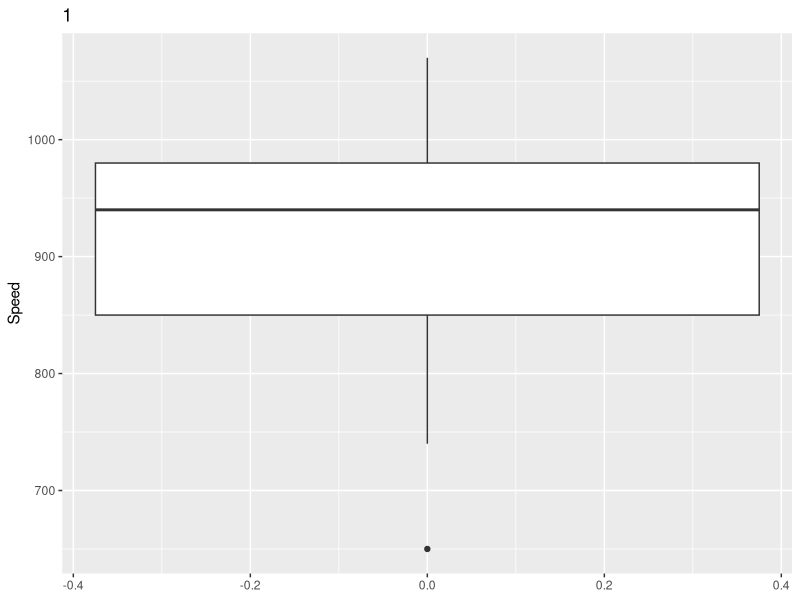
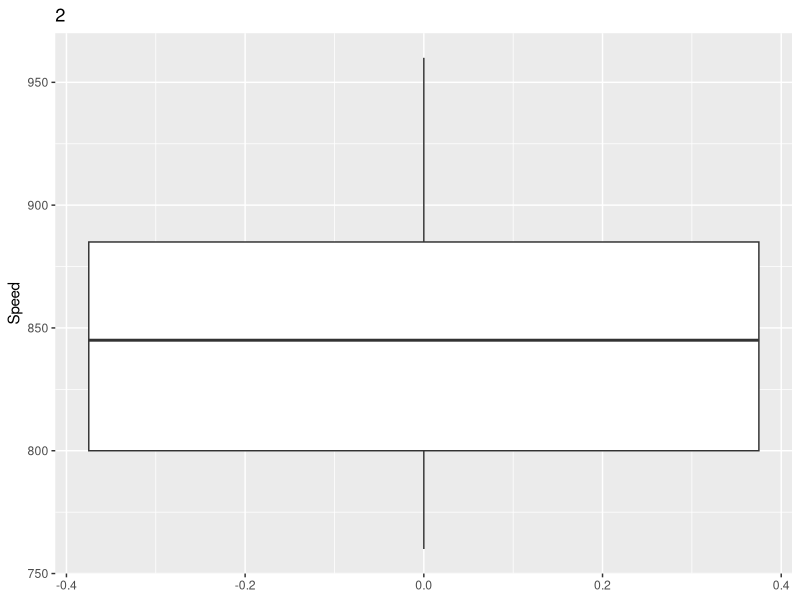
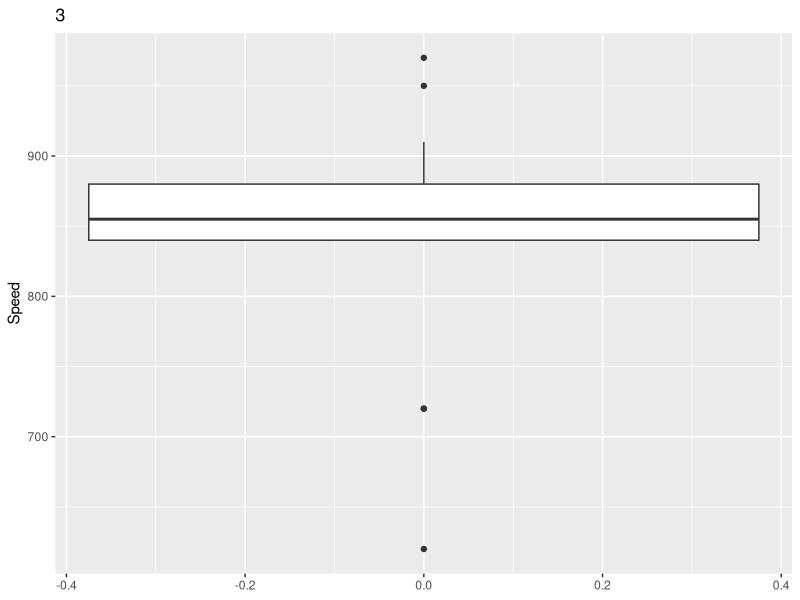
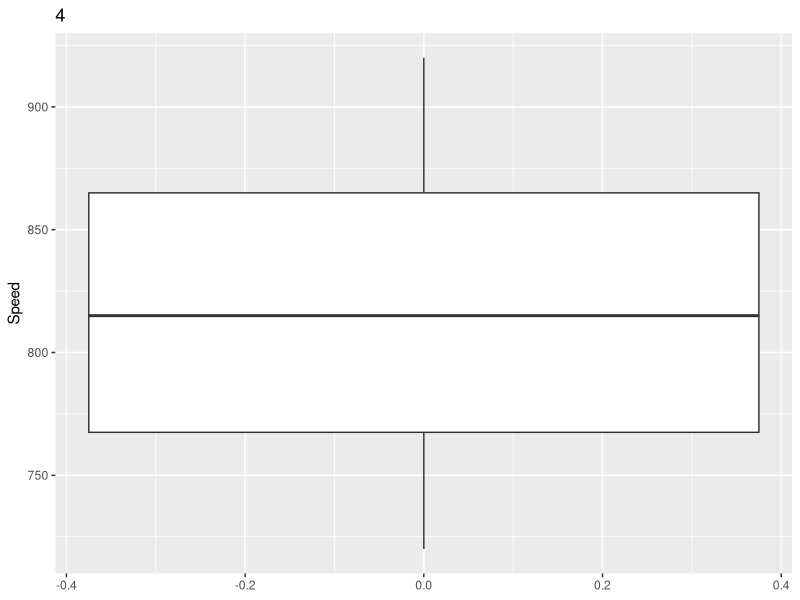
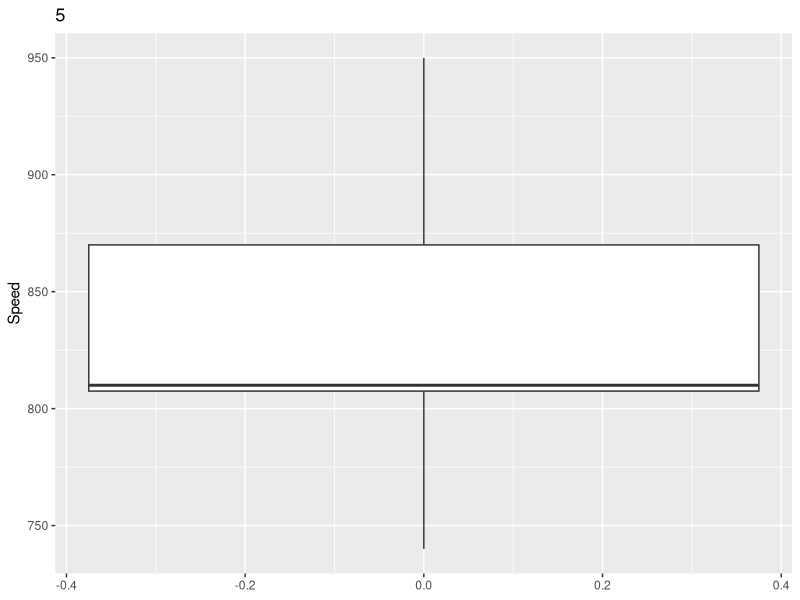
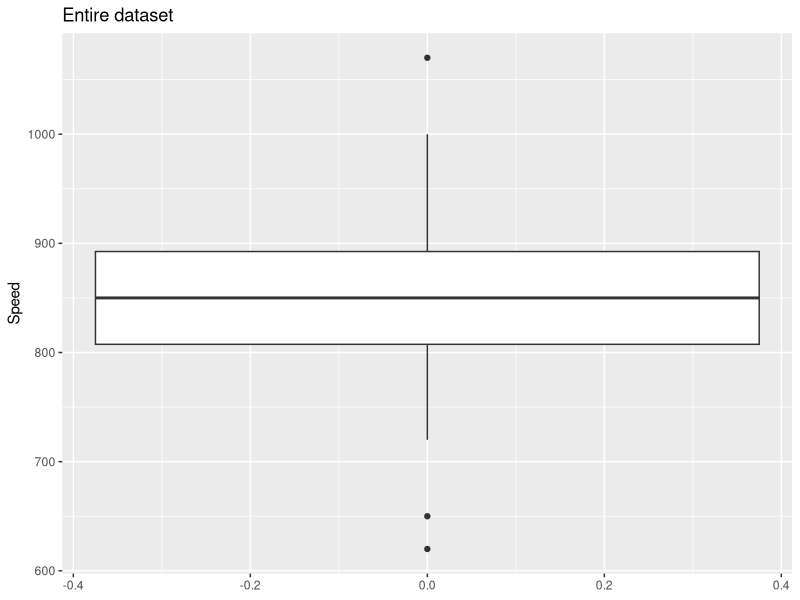
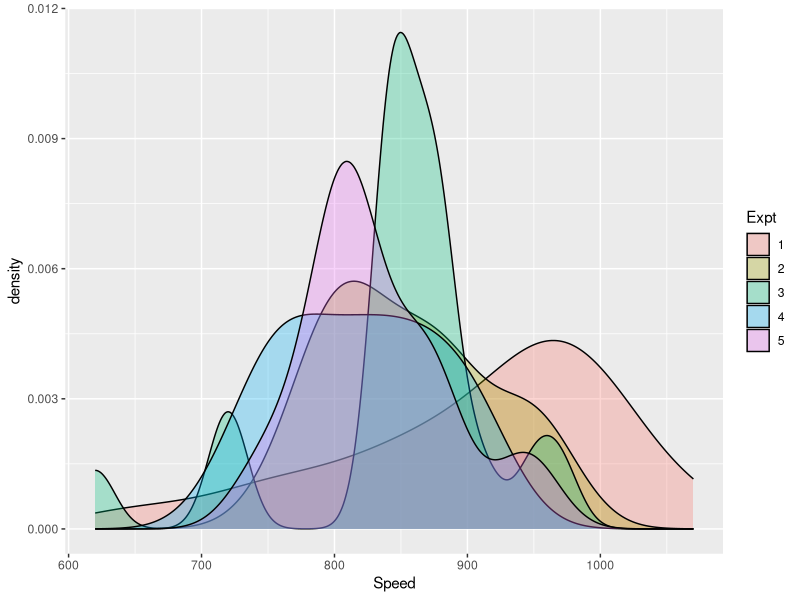

These figures' R source, in order:
## ---- chunk 1
knitr::opts_chunk$set(echo = TRUE)
## ---- chunk 2
library(dplyr)
library(ggplot2)
## ---- chunk 3
data <- read.csv("humans-names.csv")
morleydata <- read.table("morley.dat", header = T)



## ---- chunk 4
expt = unique(morley$Expt)
expt.i = expt[1]
for(expt.i in expt)
{
  morley.i = morley[morley$Expt==expt.i,]
  print(ggplot(morley.i,aes(y=Speed)) + geom_boxplot() + ggtitle(expt.i))
}
ggplot(morley,aes(y=Speed)) + geom_boxplot() + ggtitle("Entire dataset")
## ---- chunk 5
morleydata$Expt <- as.factor(morleydata$Expt)

head(morleydata)
## ---- chunk 6
morleydata %>% ggplot(aes(x = Speed, fill = Expt))+
  geom_density(alpha = 0.3)
## ---- chunk 7
morleydata %>% filter(Expt == 1) %>% select(Speed) %>% lapply(quantile)
## ---- chunk 8
morleydata %>% filter(Expt == 1) %>% select(Speed) %>% filter(Speed <= 655)
